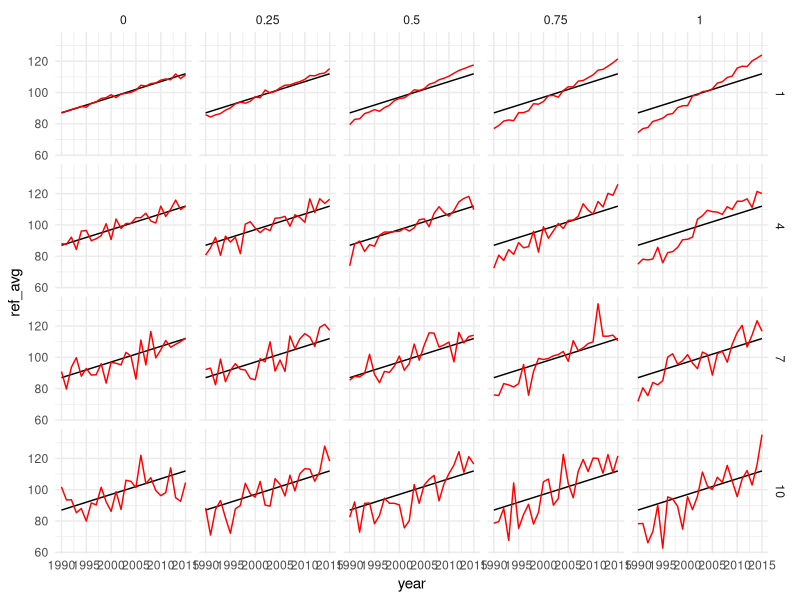
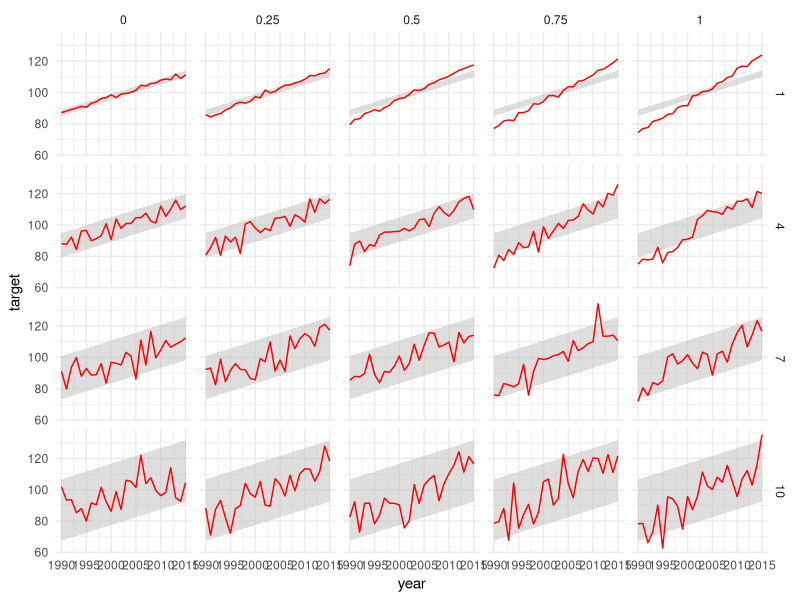
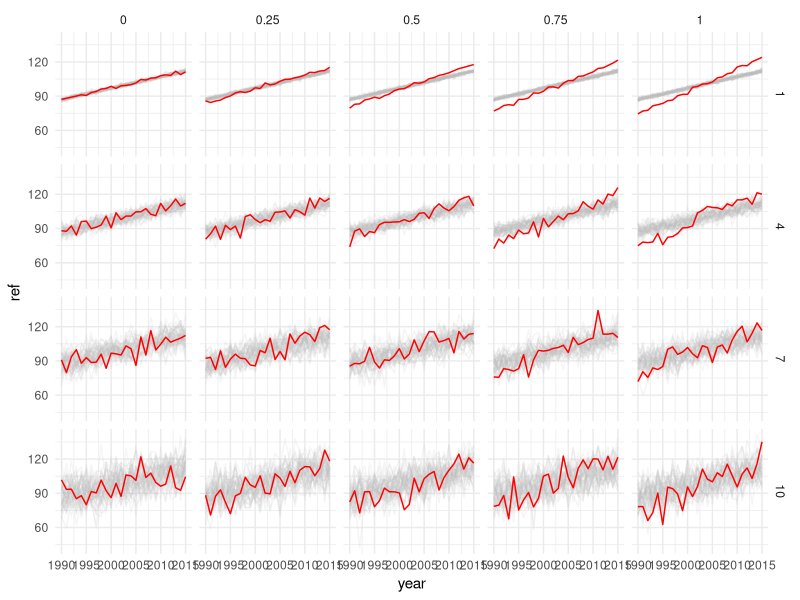
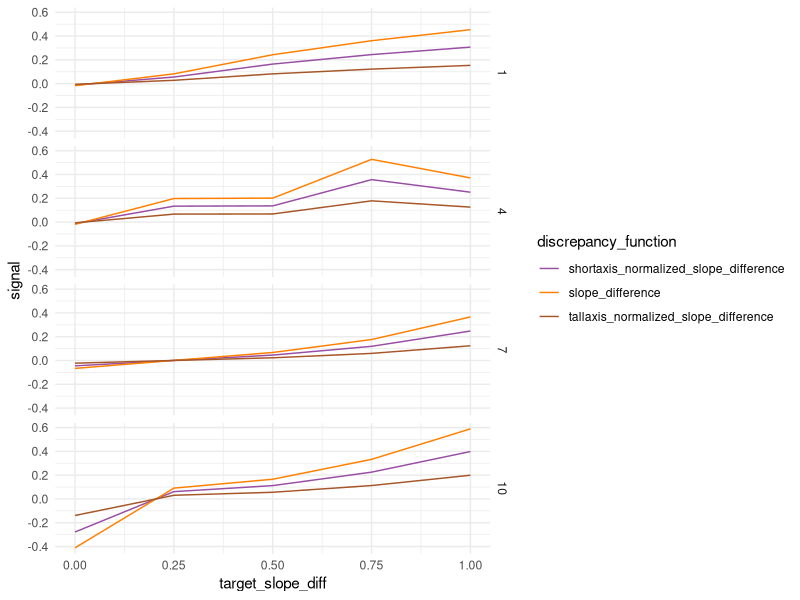

These charts were generated, in order, by the following R code: (Note: this script raises an error after producing the figures.)
## ---- chunk 1
library(tidyr)
library(dplyr)
library(purrr)
library(ggplot2)
library(gganimate)
library(RColorBrewer)

knitr::opts_chunk$set(echo = TRUE)
## ---- chunk 2
# set up grid of data conditions
first_year <- 1990
last_year <- 2015
n_years <- last_year - first_year + 1
mid_year <- first_year + n_years / 2

df <- expand_grid(
  "year" = seq(first_year, last_year, length.out = n_years),
  "intercept" = 100,
  "ref_slope" = 1,
  "target_slope_diff" = seq(0, 1, length.out = 5),
  "sd" = seq(1, 10, length.out = 4)#,
  # "axis_limits" = list(c(60, 140), c(20, 180)) 
  # "scale" = c(1, 2)
)

# head(df)
## ---- chunk 3
# generate target line, 95% CI of reference distribution, and draws from reference 
n_draws <- 50

df = df %>%
  mutate(
    # target line
    target = intercept + (ref_slope + target_slope_diff) * (year - mid_year) + sd * map_dbl(year, ~rnorm(1)),
    # confidence interval for reference distribution
    ref_avg = intercept + ref_slope * (year - mid_year),
    ref_lb = intercept + ref_slope * (year - mid_year) + qnorm(0.025, mean = 0, sd = sd),
    ref_ub = intercept + ref_slope * (year - mid_year) + qnorm(0.975, mean = 0, sd = sd),
    # draws from reference distribution
    draw = list(seq(1, n_draws, length.out = n_draws)),
  ) %>%
  unnest(cols = c("draw")) %>%
  mutate(
    # compute reference lines
    noise = sd * map_dbl(draw, ~rnorm(1)),
    ref = intercept + (ref_slope) * (year - mid_year) + noise
  )

head(df)
## ---- chunk 4
# no reference uncertainty
df %>%
  ggplot(aes(x = year)) +
  geom_line(aes(y = ref_avg)) +
  geom_line(aes(y = target), color = "red") +
  theme_minimal() +
  facet_grid(sd ~ target_slope_diff)
## ---- chunk 5
# envelope of reference uncertainty
df %>%
  ggplot(aes(x = year)) +
  geom_ribbon(aes(ymin = ref_lb, ymax = ref_ub), fill = "gray", alpha = 0.5) +
  geom_line(aes(y = target), color = "red") +
  theme_minimal() +
  facet_grid(sd ~ target_slope_diff)
## ---- chunk 6
# static ensemble of reference uncertainty
df %>%
  ggplot(aes(x = year)) +
  geom_line(aes(y = ref, group = draw), alpha = .15, color = "gray", show.legend = FALSE) +
  geom_line(aes(y = target), color = "red") +
  theme_minimal() +
  facet_grid(sd ~ target_slope_diff)
## ---- chunk 7
# HOPs of reference uncertainty
plt_spec <- df %>%
  ggplot(aes(x = year)) +
  geom_line(aes(y = target), color = "red") +
  geom_line(aes(y = ref), alpha = .5, color = "gray", show.legend = FALSE) +
  theme_minimal() +
  facet_grid(sd ~ target_slope_diff) +
  transition_manual(draw)

animate(plt_spec, fps = 2.5, duration = 20)
## ---- chunk 8
# slope function (visual test statistic)
# (expects vectors of cartesian coordinates)
slope <- function(x, y) {
  # lagged differences
  dx <- diff(x)
  dy <- diff(y)
  
  return(mean(dy / dx))
}
## ---- chunk 9
# normalization to match scale of discrepancy functions
normalize <- function(signal) {
  return(signal / (max(signal) - min(signal)))
}
## ---- chunk 10
# slope difference 
# (expects single reference vector, e.g., avg of ensemble)
slope_diff <- function(x, target, reference) {
  slope_target <- slope(x, target)
  slope_reference <- slope(x, reference)
  
  return(slope_target - slope_reference)
}
## ---- chunk 11
# normalized slope difference 
# (expects single reference vector, e.g., avg of ensemble)
# (lb and ub could be from reference distribution or axis)
normalized_slope_diff <- function(x, target, reference, lb, ub) {
  # numerator is slope difference (as before)
  slope_discrepancy <- slope_diff(x, target, reference)
  # denominator is maximum slope within boundaries provided
  slope_max <- (ub - lb) / (max(x) - min(x))
  
  return(slope_discrepancy / slope_max)
}

## ---- chunk 12
# proportion not contained
# (expects single reference vectors, e.g., min and max of ensemble)
proportion_not_contained <- function(target, reference_lb, reference_ub) {
  # discrepancy is how much of target falls outside of reference range
  return(sum(target < reference_lb || target > reference_ub) / length(target))
}
## ---- chunk 13
# percentile within ensemble as an approximation of likelihood
# (expects list of reference draws at each x value, e.g., an ensemble)
percentile <- function(x, target, reference) {
  # calculate slopes for target and reference distribution
  slope_target <- slope(x, target)
  slopes_ref <- c()
  for(i in 1:length(reference[[1]])) { # iterate over draws calculating slopes for each
    draw_ref = unlist(map(reference, ~.[[i]]))
    slopes_ref = append(slopes_ref, slope(x, draw_ref))
  }
  # function for percentile of target within reference
  pr <- ecdf(slopes_ref)
  
  return(pr(slope_target))
}
## ---- chunk 14
# likelihood-based t-test
# (expects list of reference draws at each x value, e.g., an ensemble)
t_test <- function(x, target, reference) {
  # calculate slopes for target and reference distribution
  slope_target <- slope(x, target)
  slopes_ref <- c()
  for(i in 1:length(reference[[1]])) { # iterate over draws calculating slopes for each
    draw_ref = unlist(map(reference, ~.[[i]]))
    slopes_ref = append(slopes_ref, slope(x, draw_ref))
  }
  # calculate mean and sampling error for slopes based on reference distribution
  slopes_ref_avg <- mean(slopes_ref)
  slopes_ref_var <- var(slopes_ref)
  n <- length(slopes_ref)
  se <- sqrt(slopes_ref_var / n)
  # calculate t statistics (expresses likelihood)
  t <- (slope_target - slopes_ref_avg) / se
  
  return(t)
}
## ---- chunk 15
# need a consistent color scale for these heuristics
discrepancy_function <- as.factor(c("slope_difference", "shortaxis_normalized_slope_difference", "tallaxis_normalized_slope_difference", "range_normalized_slope_difference", "proportion_not_contained", "percentile", "t_test"))
hColors <- brewer.pal(length(discrepancy_function), "Set1")
names(hColors) <- levels(discrepancy_function)
colScale <- scale_colour_manual(values = hColors)
## ---- chunk 16
df %>% 
  group_by(target_slope_diff, sd) %>%
  summarise(
    # inputs
    year = unique(year),
    target = unique(target),
    ref_avg = unique(ref_avg),
    # discrepancy functions
    g_slope_difference = slope_diff(year, target, ref_avg),
    g_shortaxis_normalized_slope_difference = normalized_slope_diff(year, target, ref_avg, 60, 140),
    g_tallaxis_normalized_slope_difference = normalized_slope_diff(year, target, ref_avg, 20, 180)
  ) %>%
  ungroup() %>%
  mutate(
    # normalize signal from each discrepancy function to match scales
    g_slope_difference = normalize(g_slope_difference)#,
    # g_shortaxis_normalized_slope_difference = normalize(g_shortaxis_normalized_slope_difference),
    # g_tallaxis_normalized_slope_difference = normalize(g_tallaxis_normalized_slope_difference)
  ) %>%
  pivot_longer(
    cols = starts_with("g_"),
    names_to = "discrepancy_function",
    names_prefix = "g_",
    values_to = "signal",
    values_drop_na = TRUE
  ) %>%
  ggplot(aes(x = target_slope_diff, y = signal, color = discrepancy_function)) +
  geom_line() +
  colScale +
  theme_minimal() +
  facet_grid(sd ~ .)
## ---- chunk 17
df %>% 
  group_by(target_slope_diff, sd) %>%
  summarise(
    # inputs
    year = unique(year),
    target = unique(target),
    ref_avg = unique(ref_avg),
    ref_lb = unique(ref_lb),
    ref_ub = unique(ref_ub),
    # discrepancy functions
    g_slope_difference = slope_diff(year, target, ref_avg),
    g_shortaxis_normalized_slope_difference = normalized_slope_diff(year, target, ref_avg, 60, 140),
    g_tallaxis_normalized_slope_difference = normalized_slope_diff(year, target, ref_avg, 20, 180),
    g_range_normalized_slope_difference = normalized_slope_diff(year, target, ref_avg, min(ref_lb), max(ref_ub)),
    g_proportion_not_contained = proportion_not_contained(target, ref_lb, ref_ub)
  ) %>%
  ungroup() %>%
  mutate(
    # normalize signal from each discrepancy function to match scales
    g_slope_difference = normalize(g_slope_difference),
    # g_shortaxis_normalized_slope_difference = normalize(g_shortaxis_normalized_slope_difference),
    # g_tallaxis_normalized_slope_difference = normalize(g_tallaxis_normalized_slope_difference),
    # g_range_normalized_slope_difference = normalize(g_range_normalized_slope_difference),
    g_proportion_not_contained = normalize(g_proportion_not_contained)
  ) %>%
  pivot_longer(
    cols = starts_with("g_"),
    names_to = "discrepancy_function",
    names_prefix = "g_",
    values_to = "signal",
    values_drop_na = TRUE
  ) %>%
  ggplot(aes(x = target_slope_diff, y = signal, color = discrepancy_function)) +
  geom_line() +
  colScale +
  theme_minimal() +
  facet_grid(sd ~ .)
## ---- chunk 18
df %>% 
  # for ensembles, we define inputs to discrepancy functions based on ensemble processing rather than direct value decoding
  group_by(target_slope_diff, sd, year) %>%
  summarise(
    # inputs
    target = unique(target),
    ref_avg = mean(ref),
    ref_lb = min(ref),
    ref_ub = max(ref),
    draw = list(draw),
    ref = list(ref)
  ) %>%
  mutate(
    # discrepancy functions
    g_slope_difference = slope_diff(year, target, ref_avg),
    g_shortaxis_normalized_slope_difference = normalized_slope_diff(year, target, ref_avg, 60, 140),
    g_tallaxis_normalized_slope_difference = normalized_slope_diff(year, target, ref_avg, 20, 180),
    g_range_normalized_slope_difference = normalized_slope_diff(year, target, ref_avg, min(ref_lb), max(ref_ub)),
    g_proportion_not_contained = proportion_not_contained(target, ref_lb, ref_ub),
    g_percentile = percentile(year, target, ref),
    g_t_test = t_test(year, target, ref)
  ) %>%
  ungroup() %>%
  mutate(
    # normalize signal from each discrepancy function to match scales
    g_slope_difference = normalize(g_slope_difference),
    # g_shortaxis_normalized_slope_difference = normalize(g_shortaxis_normalized_slope_difference),
    # g_tallaxis_normalized_slope_difference = normalize(g_tallaxis_normalized_slope_difference),
    # g_range_normalized_slope_difference = normalize(g_range_normalized_slope_difference),
    g_proportion_not_contained = normalize(g_proportion_not_contained),
    g_percentile = normalize(g_percentile),
    g_t_test = normalize(g_t_test)
  ) %>%
  pivot_longer(
    cols = starts_with("g_"),
    names_to = "discrepancy_function",
    names_prefix = "g_",
    values_to = "signal",
    values_drop_na = TRUE
  ) %>%
  ggplot(aes(x = target_slope_diff, y = signal, color = discrepancy_function)) +
  geom_line() +
  colScale +
  theme_minimal() +
  facet_grid(sd ~ .)
